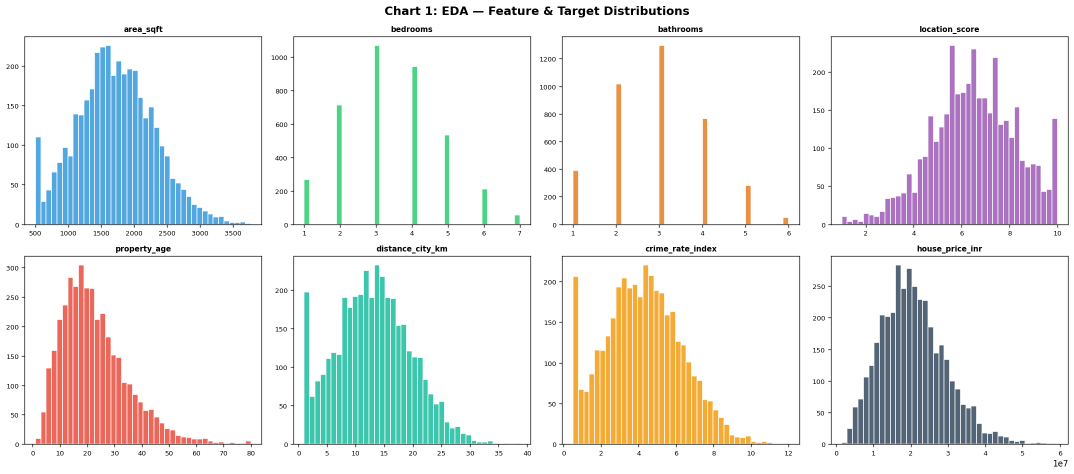
#> input picture charts/01_eda_distributions.png, 2148 x 948 px (shown at 1/2 size)
$ jupyter execute --allow-errors Robust_Regression_Engine.ipynb
#> lines starting #> are read from the running program, lines starting #| are printed output that depends on the picture
# 🏠 Robust Regression Engine
## Advanced Supervised Learning — House Price Prediction Pipeline
**Title:** Robust Regression Engine &nbsp;|&nbsp; **Duration:** 6 Hours &nbsp;|&nbsp; **Role:** ML Engineer @ Real Estate Analytics

**Techniques:** Ridge · Lasso · Decision Tree · Random Forest · SVR · K-Fold CV · LOOCV · Time Series Split

---

## 📦 Setup & Imports

[cell 1]
import pandas as pd
import numpy as np
import matplotlib.pyplot as plt
import seaborn as sns
from scipy import stats
from sklearn.model_selection import (train_test_split, cross_val_score,
    KFold, StratifiedKFold, LeaveOneOut, TimeSeriesSplit, learning_curve)
from sklearn.linear_model import Ridge, Lasso, LinearRegression
from sklearn.tree import DecisionTreeRegressor
from sklearn.ensemble import RandomForestRegressor
from sklearn.svm import SVR, LinearSVR
from sklearn.preprocessing import StandardScaler
from sklearn.metrics import mean_squared_error, mean_absolute_error, r2_score
import warnings
warnings.filterwarnings('ignore')
np.random.seed(42)
print("✅ All libraries loaded successfully")

---
## 🧠 Part A: Conceptual Foundation (Theory)

### Q1. What is Regularization in Machine Learning? Why is it needed?
**Regularization** is a technique that adds a penalty term to the loss function to discourage overly complex models. It prevents overfitting by shrinking model coefficients toward zero, improving generalization on unseen data. Without regularization, a model can memorize training data (high variance) and fail on new inputs.

### Q2. Difference between Ridge Regression (L2) and Lasso Regression (L1)
| | **Ridge (L2)** | **Lasso (L1)** |
|---|---|---|
| Penalty | Sum of **squared** coefficients: λΣβ² | Sum of **absolute** coefficients: λΣ|β| |
| Effect | Shrinks all coefficients toward zero | Can shrink some coefficients to **exactly zero** (feature selection) |
| Geometry | Circular constraint region | Diamond-shaped constraint → sparse solutions |
| Use case | All features matter (multicollinearity) | Feature selection needed (high-dim data) |

### Q3. What is Cross-Validation and why is it important?
Cross-validation is a resampling technique that evaluates model performance on multiple train/validation splits. It provides a more reliable estimate of generalization error than a single train-test split, helps in hyperparameter tuning without overfitting to the test set, and reduces variance in performance estimates.

### Q4. Cross-Validation Techniques Explained
- **K-Fold CV:** Data split into k equal folds; each fold serves as validation once. Balanced and computationally efficient.
- **Stratified K-Fold:** Maintains class (or target bin) distribution in each fold. Critical for imbalanced datasets.
- **LOOCV (Leave-One-Out):** Each single sample is the validation set. Minimal bias but computationally expensive O(n²).
- **Time Series Split:** Respects temporal ordering — training window always precedes validation. Prevents data leakage in time-series.

### Q5. Why are tree-based models less sensitive to feature scaling?
Decision trees split on feature thresholds independently. Whether a feature is in range [0,1] or [0,100000] doesn't matter — only the relative ordering matters for finding the optimal split point. This is unlike linear models or SVMs which are distance/magnitude sensitive.

---
## 🔬 Part B: Dataset Understanding & Preparation

#> (a cell that did not finish here is left out)

[cell 3]
print("Dataset Info:")
#> (the rest of this cell did not finish here and is left out)

[cell 4]
print("Statistical Summary:")
#> (the rest of this cell did not finish here and is left out)

[cell 5]
# Task 6: Identify features and target
FEATURES = ['area_sqft','bedrooms','bathrooms','location_score','property_age',
            'distance_city_km','near_school','near_metro','crime_rate_index','sale_year','sale_month']
TARGET = 'house_price_inr'
print(f"Independent Variables ({len(FEATURES)}): {FEATURES}")
print(f"Target Variable: {TARGET}")
#> (the rest of this cell did not finish here and is left out)

#> (a cell that did not finish here is left out)

[cell 7]
# Chart 1: EDA Distributions
img = plt.imread('charts/01_eda_distributions.png')
#> img is the input picture: shape (948, 2148, 4) float32; mean R, G, B, A 0.917, 0.914, 0.914, 1
plt.figure(figsize=(18,8)); plt.imshow(img); plt.axis('off')
plt.title('Chart 1: EDA — Feature & Target Distributions', fontweight='bold', fontsize=13)
plt.tight_layout(); plt.show()

[cell 8]
# Chart 2: Correlation Heatmap
img = plt.imread('charts/02_correlation_heatmap.png')
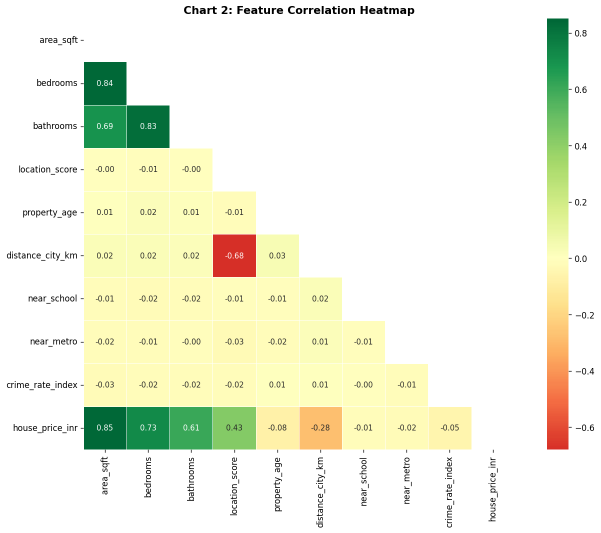
#> input picture charts/02_correlation_heatmap.png, 1201 x 1066 px (shown at 1/2 size)
#> img is the input picture: shape (1066, 1201, 4) float32; mean R, G, B, A 0.944, 0.955, 0.883, 1
plt.figure(figsize=(12,9)); plt.imshow(img); plt.axis('off')
plt.title('Chart 2: Feature Correlation Heatmap', fontweight='bold', fontsize=13)
plt.tight_layout(); plt.show()

[cell 9]
# Chart 3: Feature vs Target
img = plt.imread('charts/03_feature_vs_target.png')
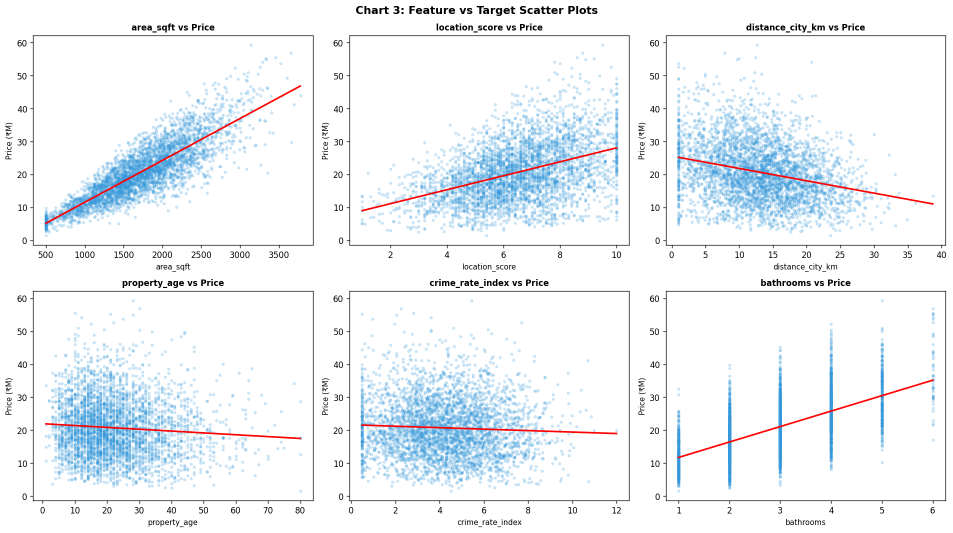
#> input picture charts/03_feature_vs_target.png, 1905 x 1066 px (shown at 1/2 size)
#> img is the input picture: shape (1066, 1905, 4) float32; mean R, G, B, A 0.935, 0.953, 0.968, 1
plt.figure(figsize=(16,9)); plt.imshow(img); plt.axis('off')
plt.title('Chart 3: Feature vs Target Scatter Plots', fontweight='bold', fontsize=13)
plt.tight_layout(); plt.show()

---
## 📐 Part C: Regularized Linear Models

[cell 10]
# Task 9 & 10: Ridge and Lasso Regression with Alpha Tuning
alphas_ridge = [0.001,0.01,0.1,1,10,50,100,500,1000]
alphas_lasso  = [1,10,100,500,1000,5000,10000,50000,100000]

print("Ridge (L2) — Alpha Tuning:")
#> (the rest of this cell did not finish here and is left out)

#> (a cell that did not finish here is left out)

[cell 12]
# Chart 4: Alpha Tuning
img = plt.imread('charts/04_regularization_tuning.png')
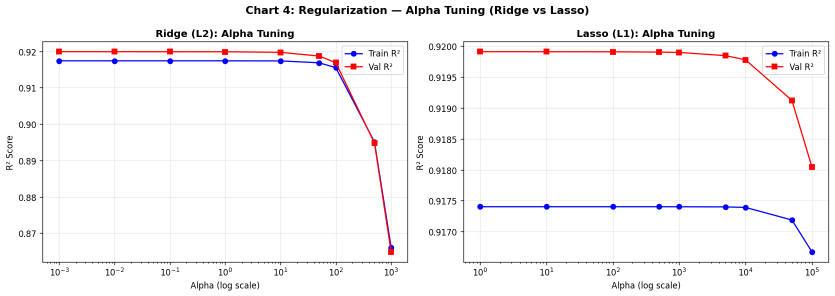
#> input picture charts/04_regularization_tuning.png, 1669 x 592 px (shown at 1/2 size)
#> img is the input picture: shape (592, 1669, 4) float32; mean R, G, B, A 0.972, 0.965, 0.97, 1
plt.figure(figsize=(14,5)); plt.imshow(img); plt.axis('off')
plt.title('Chart 4: Regularization Alpha Tuning', fontweight='bold'); plt.tight_layout(); plt.show()

[cell 13]
# Task 12: Compare coefficients — Chart 5
img = plt.imread('charts/05_ridge_lasso_coefficients.png')
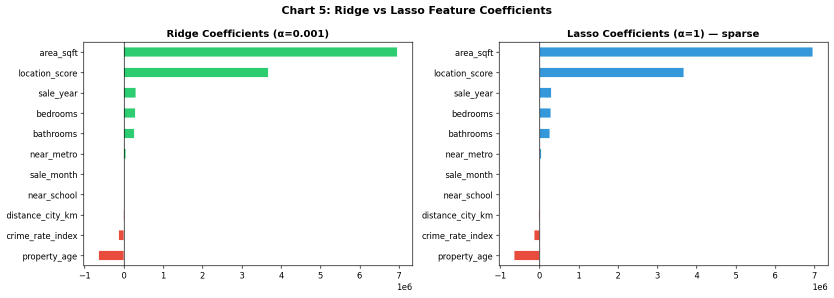
#> input picture charts/05_ridge_lasso_coefficients.png, 1667 x 596 px (shown at 1/2 size)
#> img is the input picture: shape (596, 1667, 4) float32; mean R, G, B, A 0.949, 0.964, 0.962, 1
plt.figure(figsize=(14,5)); plt.imshow(img); plt.axis('off')
plt.title('Chart 5: Ridge vs Lasso Coefficients', fontweight='bold'); plt.tight_layout(); plt.show()
print("Ridge: all features retained (coefficients shrunk but nonzero)")
print("Lasso: some features driven to zero → automatic feature selection")

---
## 🔁 Part D: Cross-Validation Strategies

[cell 14]
# Task 13: All 4 CV strategies
kf = KFold(n_splits=5, shuffle=True, random_state=42)
#> (the rest of this cell did not finish here and is left out)

[cell 15]
# Task 14: Chart 6 — CV Comparison
img = plt.imread('charts/06_cross_validation.png')
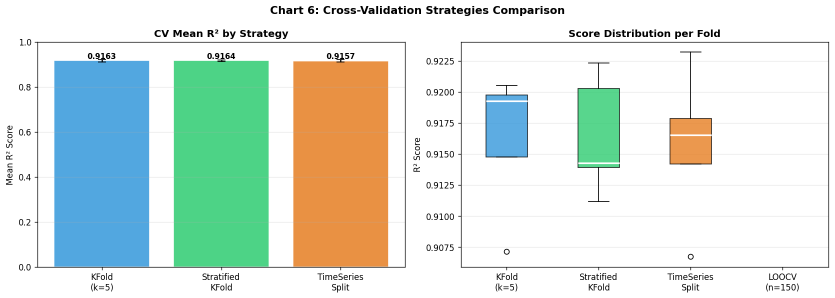
#> input picture charts/06_cross_validation.png, 1669 x 596 px (shown at 1/2 size)
#> img is the input picture: shape (596, 1669, 4) float32; mean R, G, B, A 0.847, 0.891, 0.858, 1
plt.figure(figsize=(14,5)); plt.imshow(img); plt.axis('off')
plt.title('Chart 6: Cross-Validation Strategies Comparison', fontweight='bold'); plt.tight_layout(); plt.show()
print("Interpretation:")
print("  KFold & Stratified KFold show similar scores — target distribution is relatively uniform")
print("  Time Series Split has slightly lower scores — temporal dependencies reduce generalization")
print("  LOOCV gives per-sample estimates — high variance but unbiased")
